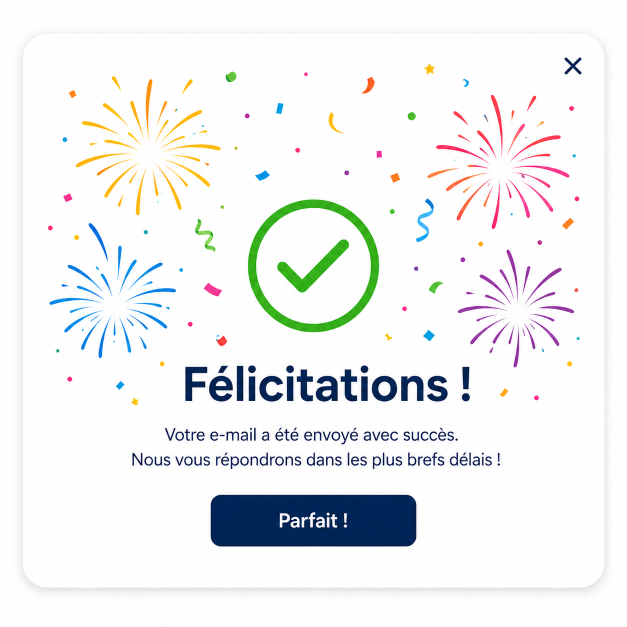
#> input picture feli.png, 1254 x 1254 px (shown at 1/2 size)
$ python make_icons_transparent.py ../feli.png ../feli.png
#> lines starting #> are read from the running program, lines starting #| are printed output that depends on the picture
from PIL import Image
import sys

def make_background_transparent(input_path, output_path):
#> called with input_path = '../feli.png', output_path = '../feli.png'
    img = Image.open(input_path).convert('RGBA')
    width, height = img.size
#> width = 1254; height = 1254
    original_rgb = img.convert('RGB')
#> original_rgb is the input picture: PIL image 1254x1254 RGB; mean R, G, B 238.9, 240.4, 240.9

    # 1. Build a foreground mask for pixels that are part of the icon lines
    #    (dark blue/green). White fills are not included in the mask.
    is_foreground = bytearray(width * height)
    for y in range(height):
        for x in range(width):
            r, g, b = original_rgb.getpixel((x, y))
            if max(r, g, b) < 210:
                is_foreground[y * width + x] = 1

    # 2. Dilate the mask by a few pixels so anti-aliased edges are included
    #    and the white fills are fully enclosed by the mask.
    def dilate(mask, passes=2):
#> called with passes = 2
        current = bytearray(mask)
        for _ in range(passes):
            nxt = bytearray(current)
            for y in range(height):
                for x in range(width):
                    i = y * width + x
                    if current[i]:
                        continue
                    for dy in (-1, 0, 1):
                        for dx in (-1, 0, 1):
                            if dx == 0 and dy == 0:
                                continue
                            nx, ny = x + dx, y + dy
                            if 0 <= nx < width and 0 <= ny < height and current[ny * width + nx]:
                                nxt[i] = 1
                                break
                        if nxt[i]:
                            break
            current = nxt
        return current

    mask = dilate(is_foreground, passes=2)

    # 3. Find the bounding box of the dilated foreground.
    min_x, min_y = width, height
#> min_x = 1254; min_y = 1254
    max_x, max_y = -1, -1
    for y in range(height):
        for x in range(width):
            if mask[y * width + x]:
                if x < min_x:
                    min_x = x
                if x > max_x:
                    max_x = x
                if y < min_y:
                    min_y = y
                if y > max_y:
                    max_y = y
#> after the loop, max_x = 1164; max_y = 1094; min_x = 100; min_y = 113

    # 4. Add a small padding around the icon and clamp to image bounds.
    padding = 20
    min_x = max(0, min_x - padding)
#> min_x = 80
    min_y = max(0, min_y - padding)
#> min_y = 93
    max_x = min(width - 1, max_x + padding)
#> max_x = 1184
    max_y = min(height - 1, max_y + padding)
#> max_y = 1114

    # 5. Inside the bounding box, convert near-white/grey background pixels
    #    to pure white so they blend perfectly into the white cards. Pixels
    #    that are part of the icon (colored lines/fills) stay as-is, so the
    #    white icon fills and the green checkmark remain intact. Everything
    #    outside the bounding box is fully transparent.
    new_pixels = []
    for y in range(height):
        for x in range(width):
            if min_x <= x <= max_x and min_y <= y <= max_y:
                r, g, b = original_rgb.getpixel((x, y))
                if max(r, g, b) >= 240:
                    new_pixels.append((255, 255, 255, 255))
                else:
                    new_pixels.append((r, g, b, 255))
            else:
                new_pixels.append((255, 255, 255, 0))
#> after the loop, new_pixels = 1572516 items

    img.putdata(new_pixels)
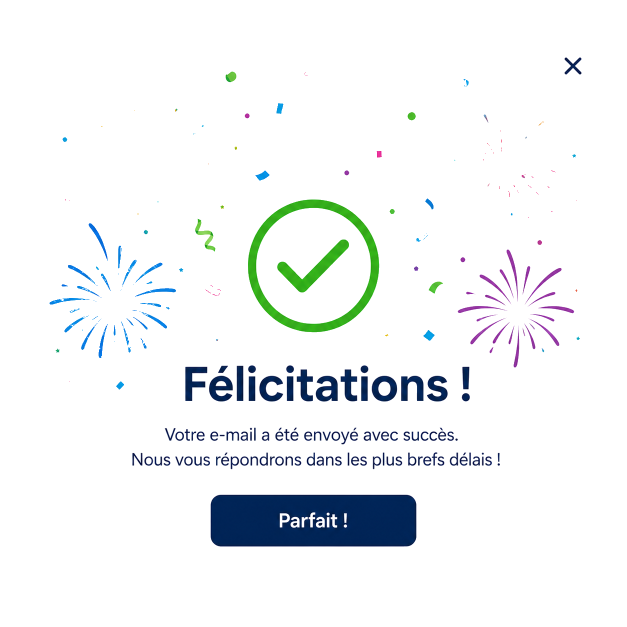
#> img: PIL image 1254x1254 RGBA (shown at 1/2 size); mean R, G, B, A 240.7, 243.6, 244.6, 183.1; transparent parts drawn white
    img.save(output_path, 'PNG')
    print(f'Saved {output_path}')

if __name__ == '__main__':
    make_background_transparent(sys.argv[1], sys.argv[2])
